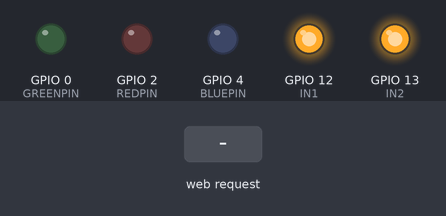
Bench run of a sketch on a simulated ESP8266 (NodeMCU). Shown: output pins drawn as LEDs (lit = HIGH). Inputs (shaded band) come from the test bench. WiFi joins after 1.5 s; servers stay silent unless stated; what the sketch prints to the serial monitor is not drawn.

Above: at 2.7 s.
2.8 s: HTTP request GET /red received
At 4.0 s:
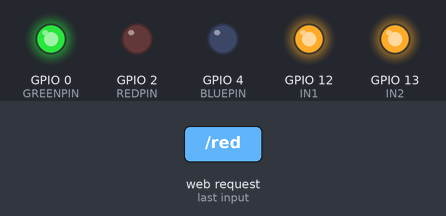
4.3 s: HTTP request GET /blue received
At 5.1 s:
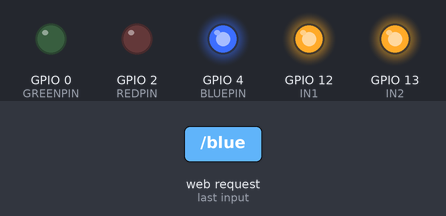
5.8 s: HTTP request GET /green received
At 6.2 s:
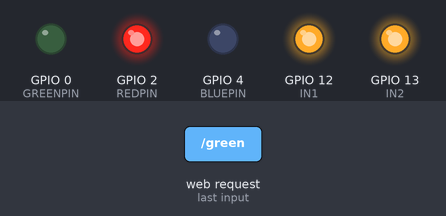
7.3 s: HTTP request GET /pumpOn1 received
At 7.7 s:
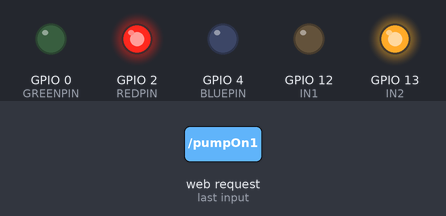
9.3 s: HTTP request GET /pumpOn2 received
At 9.7 s:
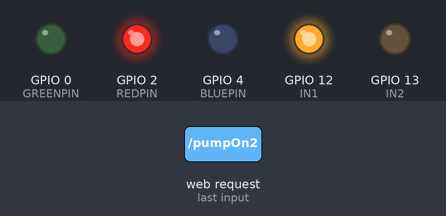
Timing chart, 0 to 12.3 s (numbered marks = the images above; inputs shaded):
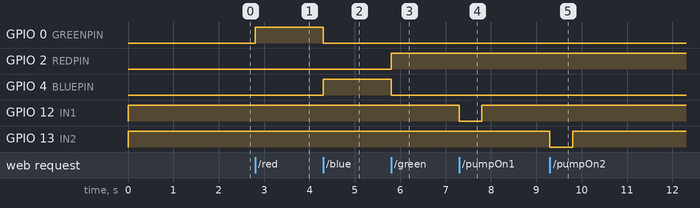

The sketch:

HerbIn.ino
```cpp
#include <ESP8266WiFi.h>
//#include <WiFiClient.h>
//#include <ESP8266WebServer.h>

/* Network settings */
const char* ssid = "Angel"; // SSID - your WiFi"s name
const char* password = "12345678"; // Password

/* pins for the led */
const int REDPIN = 2 ;  // D3 GPIO0
const int GREENPIN = 0;  // D2 GPIO2
const int BLUEPIN = 4;  // D4 GPIO4

/* pins for the 2 channel relay using D5 and D6*/
const int IN1 = 12; //D6 GPIO12
const int IN2 = 13; //D7 GPIO13

/* pins for analog signal for both moisture sensor */
const int PIN1 = A0;

/* for the multiplexor */
const int MULTIPIN = 14; /* selector pin for the multiplexor */

/* variable to store the value of the moisture sensor */
float VALUE = 0;

WiFiServer server(80);

#define FADESPEED 5    /* increase to slow down */


/* Functions to turn on/off pump */
void turnOnPump1() {
  digitalWrite(IN1, LOW);
  delay(500);
  turnOffPump1();

}

void turnOnPump2() {
  digitalWrite(IN2, LOW);
  delay(500);
  turnOffPump2();

}

void turnOffPump1() {
  digitalWrite(IN1, HIGH);
}
void turnOffPump2() {
  digitalWrite(IN2, HIGH);
}

void setup() {
  Serial.begin(115200);
  delay(10);


  /* setting port input and output function for arduino (for LED) */
  pinMode(REDPIN, OUTPUT);
  pinMode(GREENPIN, OUTPUT);
  pinMode(BLUEPIN, OUTPUT);

  analogWrite(REDPIN, 0);
  analogWrite(GREENPIN, 0);
  analogWrite(BLUEPIN, 0);

  /* setting ports input and out function for arduino (for pump and moisture sensor) */
  pinMode(IN1, OUTPUT); //Pump 1
  pinMode(IN2, OUTPUT);  //Pump 2

  pinMode(PIN1, INPUT); //Moisture sensor

  /* Turning off the relay */
  Serial.println("Turning off relay");
  digitalWrite(IN1, HIGH);
  digitalWrite(IN2, HIGH);

  /* Connect to WiFi network */
  Serial.println();
  Serial.println();
  Serial.print("Connecting to ");
  Serial.println(ssid);

  WiFi.begin(ssid, password);

  while (WiFi.status() != WL_CONNECTED) {
    delay(500);
    Serial.print(".");
  }
  Serial.println("");
  Serial.println("WiFi connected");

  /* Start the server */
  server.begin();
  Serial.println("Server started");

  /* Print the IP address on serial monitor */
  Serial.print("Use this URL to connect: ");
  Serial.print("http://");    /* URL IP to be typed in mobile/desktop browser */
  Serial.print(WiFi.localIP());
  Serial.println("/");

}

void loop() {
  /* Displaying the moisture level */

  WiFiClient client = server.available();
  if (!client) {
    return;
  }

  /* Wait until the client sends some data */
  Serial.println("new client");
  while (!client.available()) {
    delay(1);
  }

  /* Read the first line of the request */
  String request = client.readStringUntil('\r');
  Serial.println(request);
  client.flush();


  /* Match the request */
  if (request.indexOf("/red") != -1)  {
    analogWrite(REDPIN, 0);
    analogWrite(BLUEPIN, 0);
    analogWrite(GREENPIN, 255);
    delay(FADESPEED);

  }

  if (request.indexOf("/blue") != -1)  {

    analogWrite(GREENPIN, 0);
    analogWrite(REDPIN, 0);
    analogWrite(BLUEPIN, 255);
    delay(FADESPEED);
  }

  if (request.indexOf("/green") != -1)  {
    analogWrite(BLUEPIN, 0);
    analogWrite(GREENPIN, 0);
    analogWrite(REDPIN, 255);
    delay(FADESPEED);
  }

  if (request.indexOf("/off") != -1)  {
    analogWrite(BLUEPIN, 0);
    analogWrite(GREENPIN, 0);
    analogWrite(REDPIN, 0);
    delay(FADESPEED);
  }

  if (request.indexOf("/pumpOn1") != -1)  {
    turnOnPump1();
  }

  if (request.indexOf("/pumpOn2") != -1)  {
    turnOnPump2();
  }

  if (request.indexOf("/checkMoisture1") != -1)  {

    digitalWrite(MULTIPIN, HIGH);
    Serial.println();
    Serial.println();
    Serial.println("Moisture level #1:");
    VALUE = analogRead(PIN1);
    client.println(VALUE);
    Serial.println(VALUE);
    Serial.println();
  }
  if (request.indexOf("/checkMoisture2") != -1)  {
    digitalWrite(MULTIPIN, LOW);
    Serial.println();
    Serial.println();
    Serial.println("Moisture level #2:");
    VALUE = analogRead(PIN1);
    client.println(VALUE);
    Serial.println(VALUE);
    Serial.println();
  }


  /* Return the response */
  client.println("HTTP/1.1 200 OK");
  client.println("Content-Type: text/html");
  client.println(""); /* do not forget this one */
  client.println("<!DOCTYPE HTML>");
  client.println("<html>");
  client.println("<h1 align=center>Lights controlled over WiFi</h1><br><br>");
  client.print("Lights are changing= ");

  client.println("<br><br>");
  client.println("<a href=\"/red\"\"><button> turn lights red </button></a>");
  client.println("<a href=\"/blue\"\"><button>turn lights blue </button></a><br />");
  client.println("<a href=\"/green\"\"><button>turn lights green </button></a><br />");
  client.println("<a href=\"/off\"\"><button>turn lights off </button></a><br />");
  client.println("<a href=\"/pumpOn1\"\"><button>turn on pump </button></a><br />");
  client.println("</html>");
  delay(1);
  Serial.println("Client disonnected");
  Serial.println("");


}
```

Measured:
- after the input at 2.8 s, GPIO 0 (GREENPIN): LOW → HIGH at once
- after the input at 4.3 s, GPIO 0 (GREENPIN): HIGH → LOW at once; GPIO 4 (BLUEPIN): LOW → HIGH at once
- after the input at 5.8 s, GPIO 2 (REDPIN): LOW → HIGH at once; GPIO 4 (BLUEPIN): HIGH → LOW at once
- after the input at 7.3 s, GPIO 12 (IN1): HIGH → LOW at once, → HIGH 0.50 s later
- after the input at 9.3 s, GPIO 13 (IN2): HIGH → LOW at once, → HIGH 0.50 s later
